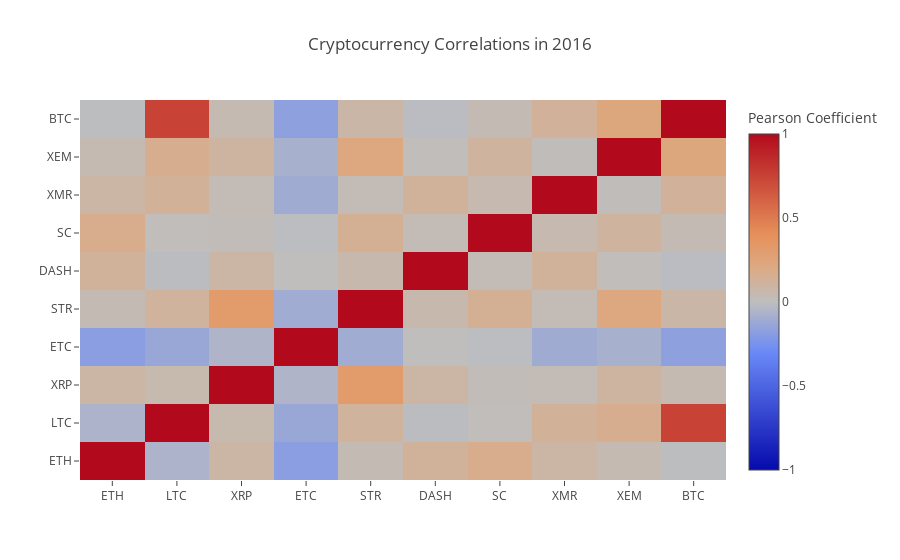

The notebook cell saved with this chart:
### Code cell
correlation_heatmap(combined_df_2016.pct_change(), "Cryptocurrency Correlations in 2016")
